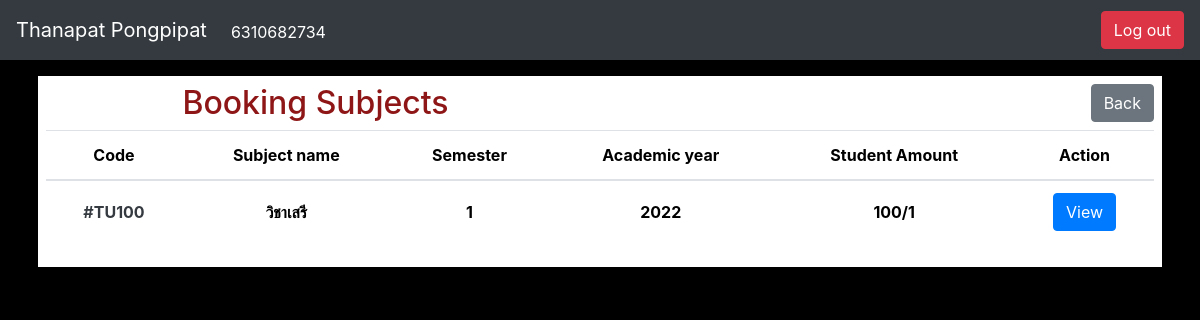
/bookingsubject/ (signed in), run on the app's committed database.
### bookingsubject/models.py (models this page shows, shortened)
class Subject(models.Model):
    code = models.CharField(max_length=3, unique=True)
    subject_name = models.CharField(max_length=15)
    semester = models.CharField(max_length=1)
    academic_year = models.IntegerField()
    amount = models.IntegerField()
    status = models.BooleanField()
    student = models.IntegerField(default=0)

### bookingsubject/views.py (the view)
# urls.py: path('', views.index, name='booking_index'),
def index(req, data={"status": None, "message": None}):
    subjects = Subject.objects.all()
    return render(req, "bookingsubject/index.html", {
        "subjects": subjects,
        "message": data["message"],
        "status": data["status"]
    })

### bookingsubject/templates/bookingsubject/index.html (shortened to what this page needs)
{% extends 'bookingsubject/layout.html' %} {% block body %}
<div style="background-color: white" class="p-2">
  <div class="flex">
    <div class="row">
      <div class="col">
        <h2
          class="position-relative text-center justify-content-center head-text"
        >
          Booking Subjects
        </h2>
      </div>
      <div class="col">
        <a
          class="position-relative justify-content-end btn btn-secondary float-right"
          href="{% url 'index' %}"
          >Back</a
        >
      </div>
    </div>
  </div>
  <table class="table table-hover text-center">
    <thead>
      <tr class="sub-text">
        <th scope="col">Code</th>
        <th scope="col">Subject name</th>
        <th scope="col">Semester</th>
        <th scope="col">Academic year</th>
        <th scope="col">Student Amount</th>
        <th scope="col">Action</th>
      </tr>
    </thead>
    <tbody class="text text-center">
      {% for subject in subjects %}
      <tr>
        <th scope="row" class="text-dark align-middle">#{{ subject.code }}</th>
        <th class="align-middle">{{ subject.subject_name }}</th>
        <th class="align-middle">{{ subject.semester }}</th>
        <th class="align-middle">{{ subject.academic_year }}</th>
        <th class="align-middle">{{ subject.amount }}/{{ subject.student }}</th>
        <th class="align-middle">
          <div class="row">
            <div class="col">
              <a
                class="btn btn-primary"
                href="{% url 'subject_info' subject.id %}"
                >View</a
              >
            </div>
          </div>
        </th>
      </tr>
      {% empty %}
      <tr>
        <th colspan="7"><i>No data</i></th>
      </tr>
      {% endfor %}
    </tbody>
  </table>
</div>
{% endblock %}

### bookingsubject/templates/bookingsubject/layout.html (shortened to what this page needs)
<!DOCTYPE html>
<html lang="en">
  <head>
    {% load static %}
    <link
      rel="stylesheet"
      href="https://cdn.jsdelivr.net/npm/bootstrap@4.3.1/dist/css/bootstrap.min.css"
    />
    <link rel="stylesheet" href="{% static 'bookingsubject/style.css' %}" />
    {% if request.resolver_match.url_name != 'login' and request.resolver_match.url_name != 'logout' and request.resolver_match.url_name != 'register' %}
    <nav class="navbar navbar-expand-lg navbar-dark bg-dark">
      <a class="navbar-brand">{{request.user.first_name}}  {{request.user.last_name}}</a>
      <div class="collapse navbar-collapse" id="navbarSupportedContent">
        <ul class="navbar-nav mr-auto">
          <li class="nav-item active">
            <a class="nav-link mt-1">{{request.user.username}} <span class="sr-only">(current)</span></a>
          </li>
        </ul>
        <form class="form-inline my-2 my-lg-0">
          <a class="btn btn-danger float-right right-0" id="logout" href="{% url 'logout' %}">Log out</a>
        </form>
      </div>
    </nav>
    {% endif %}
  </head>
  <body>
    <div class="container p-2 mt-2">{% block body %} {% endblock %}</div>
  </body>
</html>

### bookingsubject/static/bookingsubject/style.css (style rules this page uses)
body { background-color: black; color: white; }
.head-text { color: rgb(142, 22, 22) }
.text { color: black }
.sub-text { color: black }

### data on the page
Subject: code "TU100", subject_name "วิชาเสรี", semester "1", academic_year "2022", amount "100", student "1"

### other printed values
{{ request.user.first_name }} "Thanapat"
{{ request.user.last_name }} "Pongpipat"
{{ request.user.username }} "6310682734"
